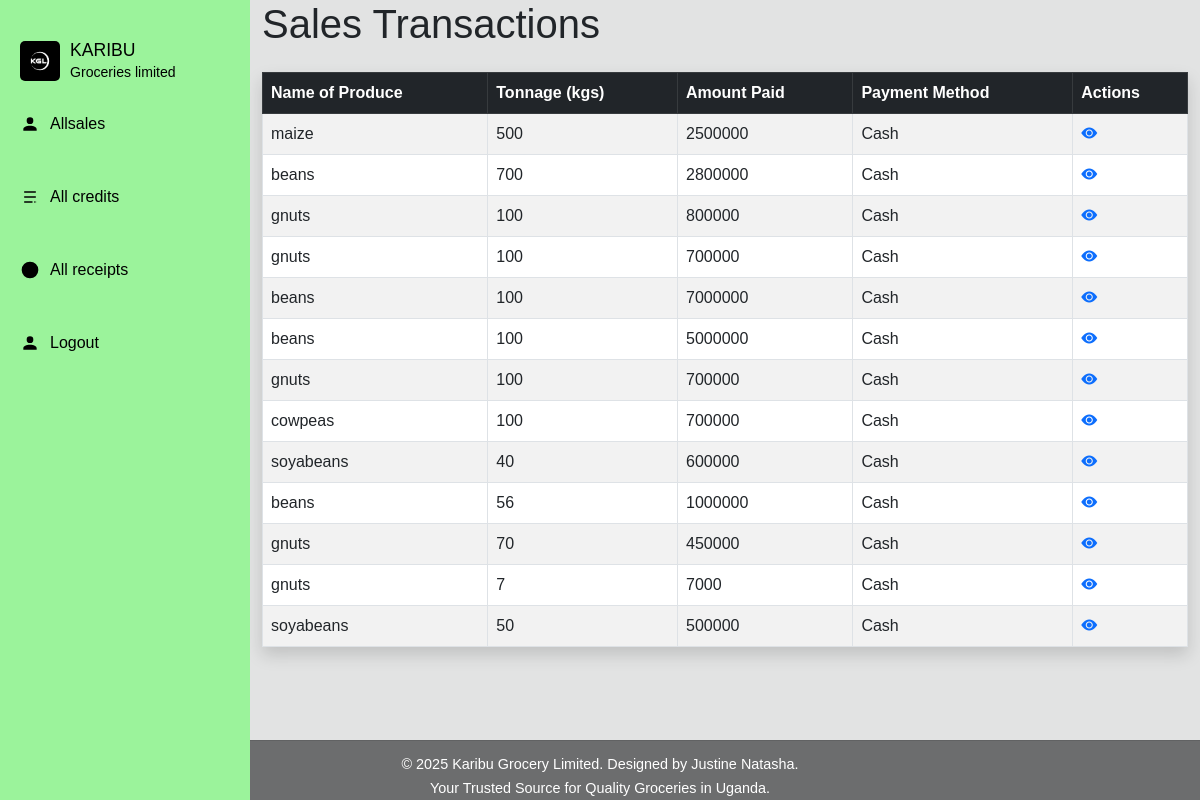
The app's page /allsales/ (signed in) with its own data.
### home/models.py (models this page shows, shortened)
class Sale(models.Model):
    product_name = models.ForeignKey(Stock, on_delete=models.CASCADE, blank=True, null=True)
    tonnage = models.IntegerField(blank=True, null=True, default=0)
    amount_paid = models.IntegerField(default=0, blank=True, null=True)
    buyers_name = models.CharField(max_length=35, blank=False, null=False, default="")
    date_and_time = models.DateTimeField(auto_now_add=True)  # Changed from DateField to DateTimeField
    salesagent_name = models.CharField(blank=True, null=True, max_length=255, default="")
    method_of_payment = models.CharField(
        choices=[("Cash", "Cash"), ("Credit", "Credit")], blank=True, null=True, max_length=255, default="Cash"
    )
    unit_price = models.IntegerField(default=0, blank=True, null=True)
    amount_received = models.FloatField(default=0, blank=True, null=True)

class Stock(models.Model):
    category_name = models.ForeignKey(Category, on_delete=models.CASCADE, blank=True, null=True)
    item_name = models.CharField(max_length=25, default="", blank=True, null=True)
    date = models.DateField(auto_now_add=True)
    time_of_produce = models.DateField(auto_now_add=True)
    tonnage = models.IntegerField(blank=True, null=True, default=0)
    total_quantity = models.IntegerField(blank=True, null=True, default=0)
    cost = models.IntegerField(blank=True, null=True, default=0)
    name_of_dealer = models.CharField(blank=True, null=True, max_length=255)
    branch_name = models.CharField(max_length=255, blank=True, null=True)
    contact = models.CharField(max_length=25)
    unit_price = models.IntegerField(default=0)
    unit_cost = models.IntegerField(default=0)
    current_stock = models.IntegerField()
    received_quantity = models.IntegerField(default=0, blank=True, null=True)
    def __str__(self):
        return self.item_name

### home/views.py (the view)
# urls.py: path('allsales/',views.all_sales, name='allsales'),
@login_required
def all_sales(request):
    if request.user.is_manager or request.user.is_salesagent:
        sales = Sale.objects.filter(
            product_name__branch_name=request.user.assigned_branch.branch_name
        ).order_by('-id')
    else:
        sales = Sale.objects.all().order_by('-id')
    return render(request, 'home/allsales.html', {'sales': sales})

### home/templates/home/allsales.html (shortened to what this page needs)
{% load static %}
<!DOCTYPE html>
<html lang="en">
<head>
    <link href="https://cdn.jsdelivr.net/npm/bootstrap@5.3.0/dist/css/bootstrap.min.css" rel="stylesheet">
</head>
<body>
    <div class="sidebar">
        <div class="logo-container">
            <div class="logo">
                <div class="logo-text">
                    KARIBU<br>
                    <span>Groceries limited</span>
                </div>
            </div>
        </div>
        <a href="" class="menu-item">
            <span>Allsales</span>
        </a><br>
        <a href="" class="menu-item">
            <span>All credits</span>
        </a><br>
        <a href="" class="menu-item">
            <span>All receipts</span>
        </a><br>
        {% if user.is_authenticated %}
        <form action="{% url 'logout' %}" method="POST">
            <button type="submit" class="menu-item" style="background: none; border: none; color: black; cursor: pointer; padding: 10px 20px; margin-bottom: 5px; display: flex; align-items: center; text-decoration: none;">
                <span>Logout</span>
            </button>
        </form>
        {% endif %}
    </div>
    <div class="sidebar">
        <div class="logo-container">
            <div class="logo">
                <img src="{% static 'log.jpg' %}" alt="Karibu Groceries Logo">
                <div class="logo-text">
                    KARIBU<br>
                    <span>Groceries limited</span>
                </div>
            </div>
        </div>
        <a href="/allsales/" class="menu-item">
            <svg viewBox="0 0 24 24">
                <path fill="currentColor" d="M12,4A4,4 0 0,1 16,8A4,4 0 0,1 12,12A4,4 0 0,1 8,8A4,4 0 0,1 12,4M12,14C16.42,14 20,15.79 20,18V20H4V18C4,15.79 7.58,14 12,14Z"/>
            </svg>
            <span>Allsales</span>
        </a><br>
        <a href="/credit/" class="menu-item">
            <svg viewBox="0 0 24 24">
                <path fill="currentColor" d="M5,5H19V7H5M5,11H19V13H5M5,17H15V19H5M17,17V19L20,18L17,17Z"/>
            </svg>
            <span>All credits</span>
        </a><br>
        <a href="/receipt/" class="menu-item">
            <svg viewBox="0 0 24 24">
                <path fill="currentColor" d="M11,17H13V15H11V17M11,13H13V7H11V13M12,2A10,10 0 0,0 2,12A10,10 0 0,0 12,22A10,10 0 0,0 22,12A10,10 0 0,0 12,2Z"/>
            </svg>
            <span>All receipts</span>
        </a><br>
        {% if user.is_authenticated %}
        <form action="{% url 'logout' %}" method="POST">
            <button type="submit" class="menu-item" style="background: none; border: none; color: black; cursor: pointer; padding: 10px 20px; margin-bottom: 5px; display: flex; align-items: center; text-decoration: none;">
                <svg viewBox="0 0 24 24" style="width: 20px; height: 20px; margin-right: 10px; fill: black;">
                    <path fill="currentColor" d="M12,4A4,4 0 0,1 16,8A4,4 0 0,1 12,12A4,4 0 0,1 8,8A4,4 0 0,1 12,4M12,14C16.42,14 20,15.79 20,18V20H4V18C4,15.79 7.58,14 12,14Z"/>
                </svg>
                <span>Logout</span>
            </button>
        </form>
        {% endif %}
    </div>
    <div class="container">
        {% block content %}
            <h1 class="mb-4">Sales Transactions</h1>
            <table class="table table-hover table-bordered table-striped shadow salestables">
                <thead class="table-dark">
                    <tr>
                        <th>Name of Produce</th>
                        <th>Tonnage (kgs)</th>
                        <th>Amount Paid</th>
                        <th>Payment Method</th>
                        <th>Actions</th>
                    </tr>
                </thead>
                <tbody>
                    {% for Sale in sales %}
                    <tr>
                        <td>{{ Sale.product_name }}</td>
                        <td>{{ Sale.tonnage }}</td>
                        <td>{{ Sale.amount_paid }}</td>
                        <td>{{ Sale.method_of_payment }}</td>
                        <td>
                            <a href="{% url 'view' pk=Sale.pk %}" class="text-primary me-2" style="text-decoration: none;"><i class="bi bi-eye-fill"> </i></a>
                        </td>
                    </tr>
                    {% endfor %}
                </tbody>
            </table>
        {% endblock %}
    </div>
    <footer>
        <p>&copy; 2025 Karibu Grocery Limited. Designed by Justine Natasha.</p>
        <p>Your Trusted Source for Quality Groceries in Uganda.</p>
    </footer>
    <link rel="stylesheet" href="https://cdn.jsdelivr.net/npm/bootstrap-icons@1.10.0/font/bootstrap-icons.css">
</body>
</html>

### home/templates/home/allsales.html (style rules this page uses)
body { font-family: sans-serif; background-color: #e2e3e3; padding: 0px; }
.container { margin-left: 250px; width: calc(100% - 250px); padding-bottom: 20px; }
.salestables { margin: 20px auto; max-width: 1000px; width: 100%; }
footer { position: fixed; bottom: 0; left: 0px; right: 0px; height: 60px; background-color: #6c6d6e; padding: 10px 0; text-align: center; border-top: 1px solid rgba(0,0,0,0.1); margin: 0; z-index: 100; }
footer p { margin: 0.2rem 0; font-size: 0.9rem; line-height: 1.4; color: #ffffff; }
.sidebar { width: 250px; background-color: #9bf39b; color: black; padding-top: 20px; position: fixed; height: 100%; overflow-y: auto; z-index: 1000; left: 0; top: 0; bottom: 0; }
.logo-container { padding: 20px; }
.logo { display: flex; align-items: center; }
.logo img { width: 40px; height: 40px; border-radius: 5px; margin-right: 10px; }
.logo-text { line-height: 1.2; font-size: 1.1em; }
.logo-text span { font-size: 0.8em; color: black; }
.menu-item { display: flex; align-items: center; padding: 10px 20px; text-decoration: none; color:black; margin-bottom: 5px; transition: background-color 0.3s ease; }
.menu-item svg { width: 20px; height: 20px; margin-right: 10px; fill: black; }

### records on screen
Sale: product_name "maize", tonnage "500", amount_paid "2500000", method_of_payment "Cash"
Sale: product_name "beans", tonnage "700", amount_paid "2800000", method_of_payment "Cash"
Sale: product_name "gnuts", tonnage "100", amount_paid "800000", method_of_payment "Cash"
Sale: product_name "gnuts", tonnage "100", amount_paid "700000", method_of_payment "Cash"
Sale: product_name "beans", tonnage "100", amount_paid "7000000", method_of_payment "Cash"
Sale: product_name "beans", tonnage "100", amount_paid "5000000", method_of_payment "Cash"
Sale: product_name "gnuts", tonnage "100", amount_paid "700000", method_of_payment "Cash"
Sale: product_name "cowpeas", tonnage "100", amount_paid "700000", method_of_payment "Cash"
Sale: product_name "soyabeans", tonnage "40", amount_paid "600000", method_of_payment "Cash"
Sale: product_name "beans", tonnage "56", amount_paid "1000000", method_of_payment "Cash"
Sale: product_name "gnuts", tonnage "70", amount_paid "450000", method_of_payment "Cash"
Sale: product_name "gnuts", tonnage "7", amount_paid "7000", method_of_payment "Cash"
Sale: product_name "soyabeans", tonnage "50", amount_paid "500000", method_of_payment "Cash"
